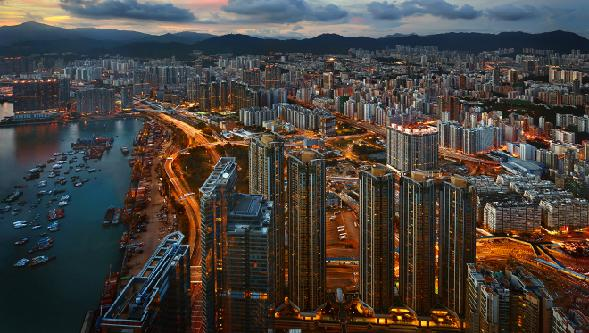
#> input picture 3.3_pr2/город_мал.jpg, 589 x 333 px
$ jupyter execute --allow-errors pr2.ipynb
#> lines starting #> are read from the running program, lines starting #| are printed output that depends on the picture; long printed decimals are rounded
[cell 1]
from skimage import img_as_float
from skimage.io import imread
from skimage.metrics import structural_similarity, mean_squared_error, peak_signal_noise_ratio

[cell 2]
def prepare(image1, image2):
#> called with image1 = 'город_мал.jpg', image2 = 'город_мал_изм.jpg'
    image_float = img_as_float(imread(image1))
    noise_float = img_as_float(imread(image2))
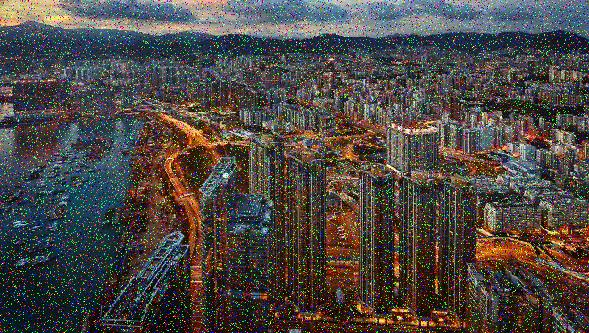
#> input picture 3.3_pr2/город_мал_изм.jpg, 589 x 333 px

    mse = mean_squared_error(image_float, noise_float)
#> mse = 0.0188
    psnr = peak_signal_noise_ratio(image_float, noise_float)
#> psnr = 17.27
    ssim = structural_similarity(image_float, noise_float, channel_axis=2)
#> ssim = 0.466

    print(f"MSE = {round(mse,5)}")
#| MSE = 0.01876
    print(f"PSNR = {round(psnr,5)}")
#| PSNR = 17.268
    print(f"SSIM = {round(ssim,5)}\n")
#| SSIM = 0.466

[cell 3]
prepare('город_мал.jpg','город_мал_изм.jpg')
prepare('горы_мал.jpg','горы_мал_изм.jpg')
#> call 2 of prepare, with image1 = 'горы_мал.jpg', image2 = 'горы_мал_изм.jpg'
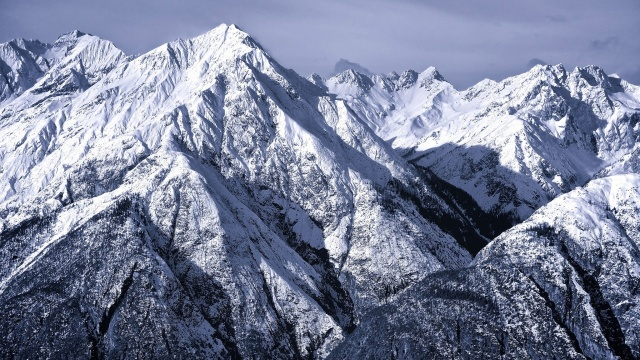
#> input picture 3.3_pr2/горы_мал.jpg, 640 x 360 px
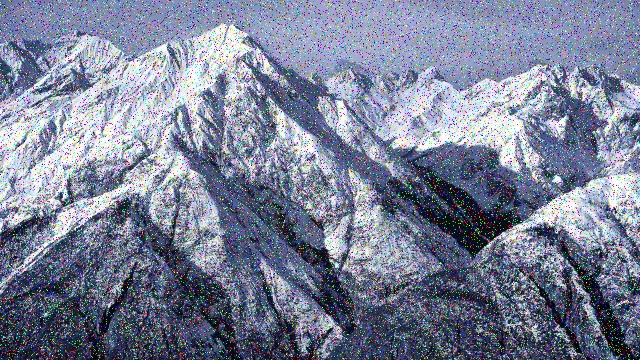
#> input picture 3.3_pr2/горы_мал_изм.jpg, 640 x 360 px
#> in prepare (call 2), `mse = mean_squared_error(image_float, noise_float)`: mse = 0.016
#> in prepare (call 2), `psnr = peak_signal_noise_ratio(image_float, noise_float)`: psnr = 17.97
#> in prepare (call 2), `ssim = structural_similarity(image_float, noise_float, channel_axis=2)`: ssim = 0.582
#| MSE = 0.01596
#| PSNR = 17.970
#| SSIM = 0.5821
prepare('лес_мал.jpg','лес_мал_изм.jpg')
#> call 3 of prepare, with image1 = 'лес_мал.jpg', image2 = 'лес_мал_изм.jpg'
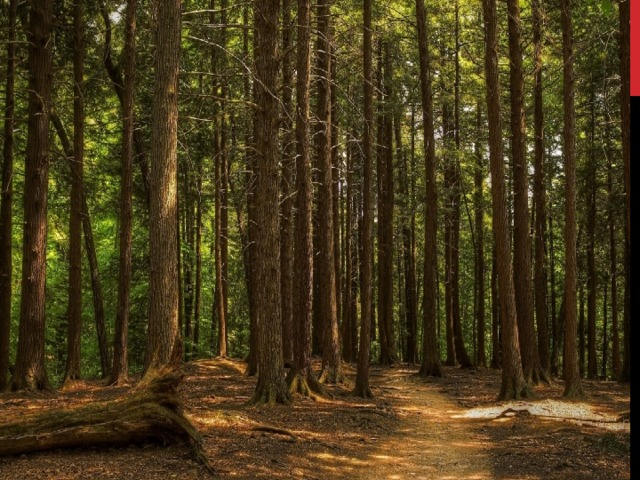
#> input picture 3.3_pr2/лес_мал.jpg, 640 x 480 px
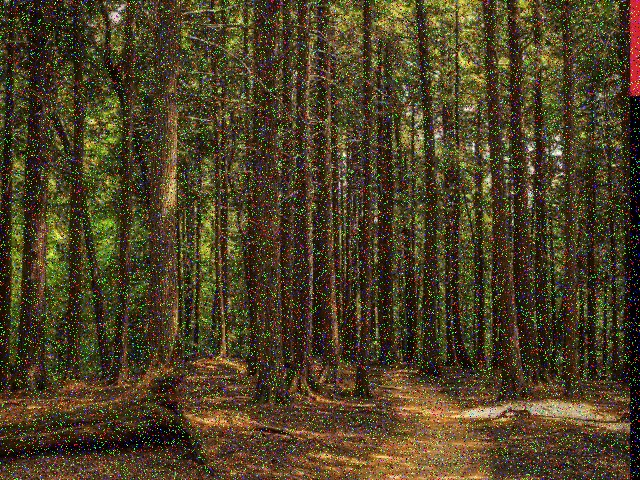
#> input picture 3.3_pr2/лес_мал_изм.jpg, 640 x 480 px
#> in prepare (call 3), `mse = mean_squared_error(image_float, noise_float)`: mse = 0.0177
#> in prepare (call 3), `psnr = peak_signal_noise_ratio(image_float, noise_float)`: psnr = 17.53
#> in prepare (call 3), `ssim = structural_similarity(image_float, noise_float, channel_axis=2)`: ssim = 0.436
#| MSE = 0.01766
#| PSNR = 17.531
#| SSIM = 0.4365

#> (a cell that did not finish here is left out)
